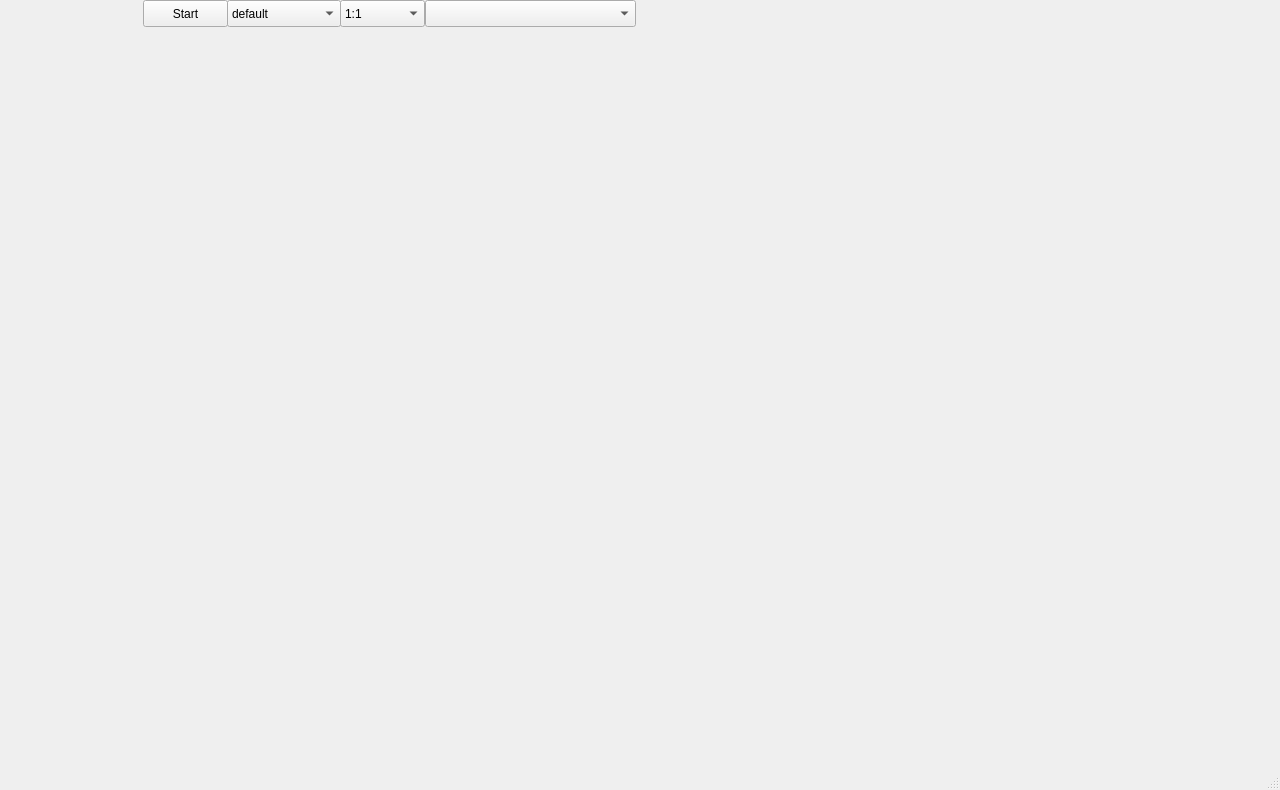
<?xml version="1.0" encoding="UTF-8"?>
<ui version="4.0">
 <class>video_form</class>
 <widget class="QMainWindow" name="video_form">
  <property name="geometry">
   <rect>
    <x>0</x>
    <y>0</y>
    <width>1280</width>
    <height>790</height>
   </rect>
  </property>
  <property name="windowTitle">
   <string>MainWindow</string>
  </property>
  <widget class="QWidget" name="centralwidget">
   <widget class="QPushButton" name="pushButton">
    <property name="geometry">
     <rect>
      <x>143</x>
      <y>0</y>
      <width>85</width>
      <height>27</height>
     </rect>
    </property>
    <property name="text">
     <string>Start</string>
    </property>
    <property name="checkable">
     <bool>false</bool>
    </property>
    <property name="checked">
     <bool>false</bool>
    </property>
   </widget>
   <widget class="QComboBox" name="cbScalingMethod">
    <property name="geometry">
     <rect>
      <x>227</x>
      <y>0</y>
      <width>114</width>
      <height>27</height>
     </rect>
    </property>
    <item>
     <property name="text">
      <string>default</string>
     </property>
    </item>
    <item>
     <property name="text">
      <string>fast_bilinear</string>
     </property>
    </item>
    <item>
     <property name="text">
      <string>bilinear</string>
     </property>
    </item>
    <item>
     <property name="text">
      <string>bicubic</string>
     </property>
    </item>
    <item>
     <property name="text">
      <string>x</string>
     </property>
    </item>
    <item>
     <property name="text">
      <string>point</string>
     </property>
    </item>
    <item>
     <property name="text">
      <string>area</string>
     </property>
    </item>
    <item>
     <property name="text">
      <string>bicublin</string>
     </property>
    </item>
    <item>
     <property name="text">
      <string>gauss</string>
     </property>
    </item>
    <item>
     <property name="text">
      <string>sinc</string>
     </property>
    </item>
    <item>
     <property name="text">
      <string>lanczos</string>
     </property>
    </item>
    <item>
     <property name="text">
      <string>spline</string>
     </property>
    </item>
   </widget>
   <widget class="QComboBox" name="cbScaling">
    <property name="geometry">
     <rect>
      <x>340</x>
      <y>0</y>
      <width>85</width>
      <height>27</height>
     </rect>
    </property>
    <item>
     <property name="text">
      <string>1:1</string>
     </property>
    </item>
    <item>
     <property name="text">
      <string>1:2</string>
     </property>
    </item>
    <item>
     <property name="text">
      <string>1:4</string>
     </property>
    </item>
    <item>
     <property name="text">
      <string>1:8</string>
     </property>
    </item>
    <item>
     <property name="text">
      <string>1:10</string>
     </property>
    </item>
   </widget>
   <widget class="QComboBox" name="cbResoulution">
    <property name="geometry">
     <rect>
      <x>425</x>
      <y>0</y>
      <width>211</width>
      <height>27</height>
     </rect>
    </property>
   </widget>
  </widget>
  <widget class="QMenuBar" name="menubar">
   <property name="geometry">
    <rect>
     <x>0</x>
     <y>0</y>
     <width>1280</width>
     <height>25</height>
    </rect>
   </property>
  </widget>
  <widget class="QStatusBar" name="statusbar"/>
 </widget>
 <resources/>
 <connections/>
</ui>
